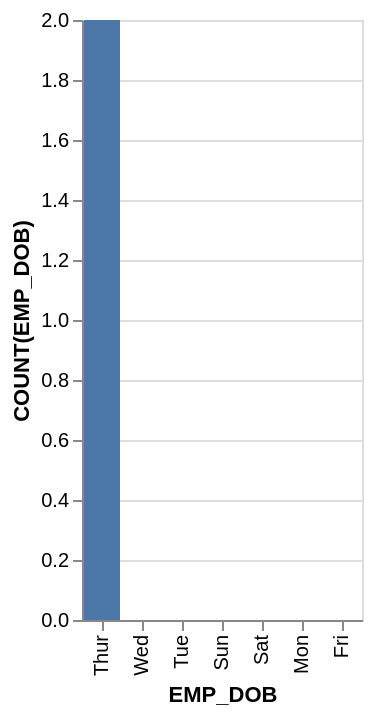

Describe this chart as a Vega-Lite specification.
### Vega-Lite specification from a JSON file in a GitHub repository (floating-point values rounded to 4 significant figures)
{"data": {"values": [{"x_data": "Thur", "y_data": 2}, {"x_data": "Wed", "y_data": 0}, {"x_data": "Tue", "y_data": 0}, {"x_data": "Sun", "y_data": 0}, {"x_data": "Sat", "y_data": 0}, {"x_data": "Mon", "y_data": 0}, {"x_data": "Fri", "y_data": 0}]}, "mark": "bar", "encoding": {"x": {"field": "x_data", "type": "nominal", "title": "EMP_DOB", "sort": {"op": "sum", "field": "y_data", "order": "descending"}}, "y": {"field": "y_data", "type": "quantitative", "title": "COUNT(EMP_DOB)"}}}
